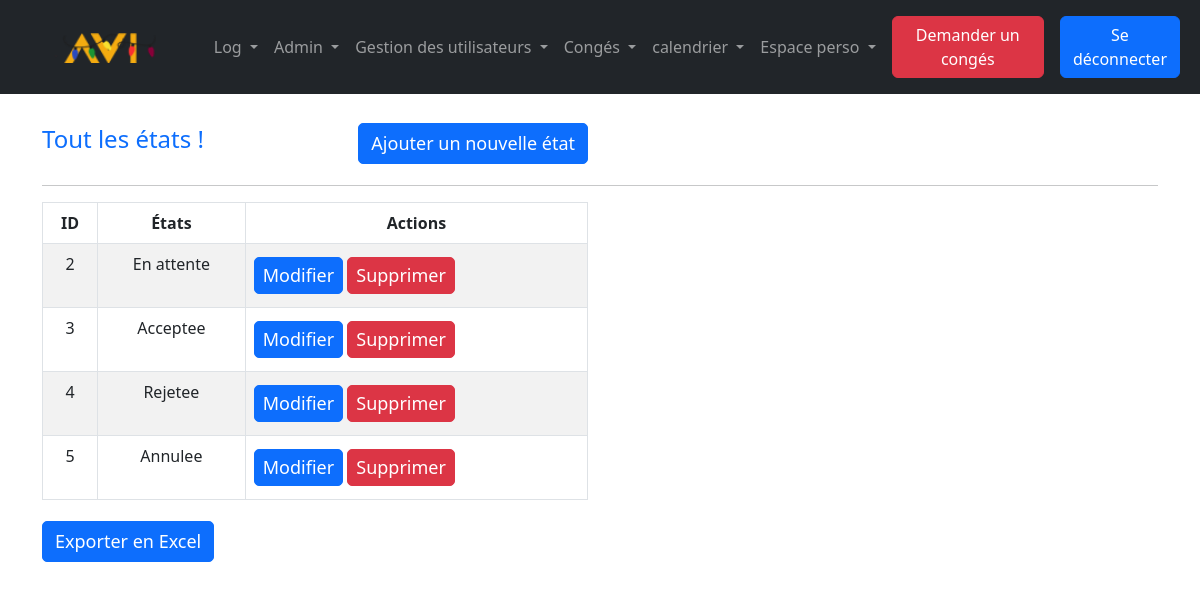
Screenshot of /index.php?action=crudEtat&id=1 (signed in) with the database file from the repository.
### tables this page shows
CREATE TABLE `etat` (
  `id_etat` int(11) NOT NULL,
  `libelle` varchar(255) NOT NULL,
  `color` varchar(255) NOT NULL
);

### src/lib/database.php (called while the page is built, shortened)
<?php
class DatabaseConnection
{
    public ?\PDO $database = null;
    public function getConnection(): \PDO
    {
        if ($this->database === null) {
            $this->database = new \PDO('mysql:host=localhost;dbname=intranet;charset=utf8', 'root', '');
        }
        return $this->database;
    }
}

### src/model/Etat.php (called while the page is built, shortened)
<?php
require_once('src/lib/database.php');
class Etat_model
{
        public DatabaseConnection $connection;
        public function getEtats(): array {
                $stmt= $this->connection->getConnection()->query("SELECT id_etat, libelle FROM etat");
                $etats = [];
                while (($row = $stmt->fetch())) {
                    $etat = new Etat();
                    $etat->id_etat = $row['id_etat'];
                    $etat->libelle = $row['libelle'];
                    $etats[] = $etat;
                }
                return $etats;
        }
}

### templates/Admin/crudetat.php (the view, shortened to what this page needs)
  <div class="container">
    <div class="row mt-4">
      <div class="col-lg-6 d-flex justify-content-between align-items-center">
        <div>
          <h4 class="text-primary">Tout les états !</h4>
        </div>
        <div>
            <button type="button" class="btn btn-primary" data-bs-toggle="modal" data-bs-target="#create">
            Ajouter un nouvelle état
            </button>
        </div>
      </div>
    </div>
    <hr>
    <div class="row">
      <div class="col-lg-6">
        <div class="table-responsive">
          <table class="table table-striped table-bordered text-center" id="table">
            <thead>
              <tr>
                <th>ID</th>
                <th>États</th>
                <th>Actions</th>
              </tr>
            </thead>
            <tbody>
                <?php
                foreach($cruds as $crud){
                    $id_etat = $crud->id_etat;
                ?>
                <tr>
                    <td data-id="<?= $id_etat ?>"><?= $id_etat ?></td>
                    <td data-id="<?= $id_etat ?>"><?= $crud->libelle ?></td>
                    <td>
                        <div class='d-flex text-center'>
                        <button data-id="<?= $id_etat ?>" type="button" class="btn btn-sm btn-primary update" data-bs-toggle="modal" data-bs-target="#update">Modifier</button>
                        <form action='index.php?action=crudEtat&id=<?=$id?>' method='post'>
                            <button type="submit" class="btn btn-sm btn-danger">Supprimer</button>
                        </form>
                        </div>
                    </td>
                </tr>
                <?php
                }
                ?>
            </tbody>
          </table>
        </div>
      </div>
    </div>
    <button class="btn btn-primary" onclick="exportData()">Exporter en Excel</button>
  </div>
<?php require('templates/layout.php') ?>

### assets/css/style.css (style rules this page uses)
input, textarea, button { padding: 8px 15px; border-radius: 5px !important; margin: 5px 0px; box-sizing: border-box; border: 1px solid #ccc; font-size: 18px !important; font-weight: 300 }

### rows the page displays
etat: id_etat "2", libelle "En attente"
etat: id_etat "3", libelle "Acceptee"
etat: id_etat "4", libelle "Rejetee"
etat: id_etat "5", libelle "Annulee"
